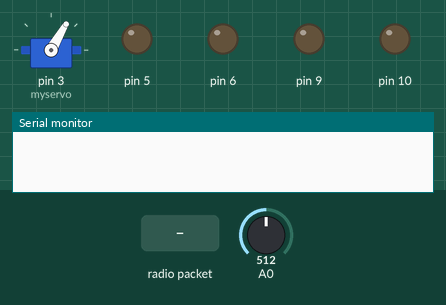
A sketch run on a simulated Arduino Uno, built with avr-gcc and run on an emulated ATmega328P. Parts: servo, output pins drawn as LEDs (lit = HIGH), the last lines printed to the serial monitor. Inputs (shaded band) come from the test bench; at power-on: A0 = 512. No radio packets arrive unless stated.

Above: at 0.2 s.
At 3.3 s:
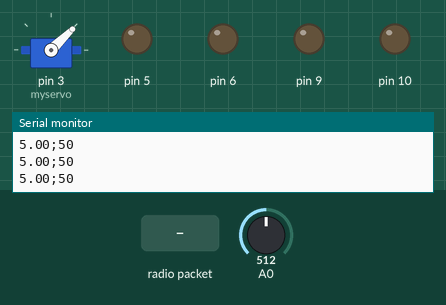
3.4 s: radio packet "5" arrives
At 4.4 s:
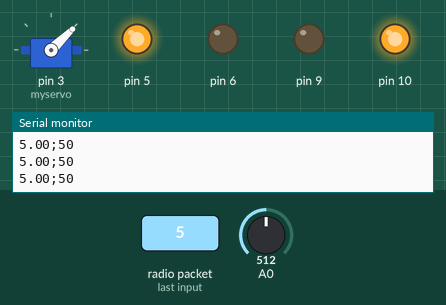
4.9 s: A0 set to 1011
6.4 s: A0 set to 1023
Timing chart, 0 to 9.4 s (numbered marks = the images above; inputs shaded):
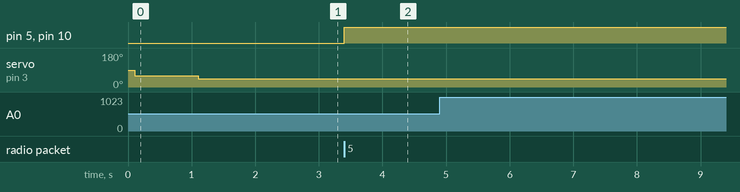

Measured:
- after the input at 3.4 s, pin 5, pin 10: LOW → HIGH at once

The sketch:

Receiving_side.ino
```cpp
#include <SPI.h>
#include "RF24.h"
#include <printf.h>
#include <Servo.h>
RF24 rf24(7, 8, 4000000);  // CE腳, CSN腳
Servo myservo;

// ===========設定為接收模式===========
byte addr[] = "1Node";
byte pipe = 1;  // 指定通道編號
void setreceiveMode() {
  rf24.setChannel(83);  // 設定頻道編號
  rf24.setPALevel(RF24_PA_MIN);
  rf24.setDataRate(RF24_250KBPS);
  rf24.openReadingPipe(pipe, addr);  // 讀取地址設定
  rf24.startListening();             // 開始監聽無線廣播
}
// ===========設定為傳送模式===========
byte addr0[] = "0Node";
void setsendMode() {
  rf24.setChannel(84);  // 設定頻道編號
  rf24.setPALevel(RF24_PA_MIN);
  rf24.setDataRate(RF24_250KBPS);
  rf24.openWritingPipe(addr0);  // 讀取地址設定
  rf24.stopListening();         // 開始傳送資料
}

void setup() {
  //設定通訊模塊
  Serial.begin(9600);
  rf24.begin();
  setreceiveMode();
  printf_begin();
  rf24.printDetails();
  // 設定電變驅動(無刷風扇)
  myservo.attach(3);
  // 設定馬達 (輪子)
  pinMode(5, OUTPUT);
  pinMode(6, OUTPUT);
  pinMode(9, OUTPUT);
  pinMode(10, OUTPUT);
  digitalWrite(5, LOW);
  digitalWrite(6, LOW);
  digitalWrite(9, LOW);
  digitalWrite(10, LOW);
  // 設定電壓監控
  pinMode(A0, INPUT);
  delay(100);
  myservo.write(60);
  delay(1000);
  myservo.write(1000);
  delay(1000);
}
unsigned long previousMillis = 0;
int sr = 50;
int fly_sw = 0;
bool fly = false;
bool jump = false;
void loop() {
  //傳送模式
  setsendMode();
  while (millis() - previousMillis < 50) {
    float voltage = analogRead(A0) * (5.0 / 1023.0) * 2;
    String v = String(voltage) + ";" + String(sr);
    Serial.println(v);
    char msg1[32];
    v.toCharArray(msg1, v.length() + 1);
    rf24.write(&msg1, sizeof(msg1));  // 傳送資料
    // 還回發射模式
  }
  previousMillis = millis();
  setreceiveMode();
  unsigned long previousMillis2 = millis();
  while (millis() - previousMillis < 150) {
    if (rf24.available(&pipe)) {
      char msg[32] = "";
      rf24.read(&msg, sizeof(msg));
      String cat = String(msg);
      int a = getValue(cat, ';', 0).toInt();
      int b = getValue(cat, ';', 1).toInt();
      int c = getValue(cat, ';', 2).toInt();
      //風扇
      if (a > 100) {
        if (millis() - previousMillis2 >= 50) {
          previousMillis2 = millis();

          if (!jump) {
            // 長按開啟
            if (!fly) {
              fly_sw++;
              if (fly_sw > 50) {
                fly_sw = 0;
                fly = true;
                myservo.write(80);
                jump = true;
                sr = 180;
              }
              // 長按關閉
            } else {
              fly_sw++;
              if (fly_sw > 50) {
                fly_sw = 0;
                fly = false;
                myservo.write(0);
                jump = true;
                sr = 0;
              }
            }
          }
        }
      }else{
        jump = false;
      }


      // if (a > 100) {
      //   if (millis() - previousMillis2 >= 50) {
      //     previousMillis2 = millis();
      //     if (sr <= 179) {
      //       if (sr < 49) {
      //         sr = 49;
      //       } else {
      //         sr++;
      //       }
      //     }
      //   }
      //   myservo.write(sr);
      //   continue;
      // } else {
      //   sr = 0;
      //   myservo.write(sr);
      // }


      //輪子控制
      // 左右
      if (c < 250) {
        setLeft();
        continue;
      } else if (c > 800) {
        setRight();
        continue;
      }
      if (b < 250) {
        setCW();
        continue;
      } else if (b > 800) {
        setCCW();
        continue;
      } else {
        stopALL();
      }
    }
  }
  previousMillis = millis();
  setsendMode();
  while (millis() - previousMillis < 50) {
    float voltage = analogRead(A0) * (5.0 / 1023.0) * 2;
    String v = String(voltage) + ";" + String(sr);
    Serial.println(v);
    char msg1[32];
    v.toCharArray(msg1, v.length() + 1);
    rf24.write(&msg1, sizeof(msg1));  // 傳送資料
  }
}

// 馬達控制函數
void setCW() {
  digitalWrite(5, LOW);
  digitalWrite(6, HIGH);
  digitalWrite(9, LOW);
  digitalWrite(10, HIGH);
}
void setCCW() {
  digitalWrite(5, HIGH);
  digitalWrite(6, LOW);
  digitalWrite(9, HIGH);
  digitalWrite(10, LOW);
}
void setLeft() {
  digitalWrite(5, HIGH);
  digitalWrite(6, LOW);
  digitalWrite(9, LOW);
  digitalWrite(10, HIGH);
}
void setRight() {
  digitalWrite(5, LOW);
  digitalWrite(6, HIGH);
  digitalWrite(9, HIGH);
  digitalWrite(10, LOW);
}
void stopALL() {
  digitalWrite(5, LOW);
  digitalWrite(6, LOW);
  digitalWrite(9, LOW);
  digitalWrite(10, LOW);
}

// 系統運算函數
String getValue(String data, char separator, int index) {
  int found = 0;
  int strIndex[] = { 0, -1 };
  int maxIndex = data.length() - 1;
  for (int i = 0; i <= maxIndex && found <= index; i++) {
    if (data.charAt(i) == separator || i == maxIndex) {
      found++;
      strIndex[0] = strIndex[1] + 1;
      strIndex[1] = (i == maxIndex) ? i + 1 : i;
    }
  }
  return found > index ? data.substring(strIndex[0], strIndex[1]) : "";
}
```
